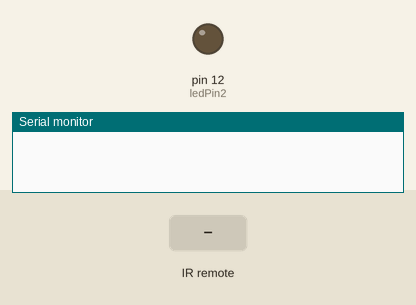
This sketch was run on a simulated Arduino Uno, built with avr-gcc and run on an emulated ATmega328P. Parts: output pins drawn as LEDs (lit = HIGH), the last lines printed to the serial monitor. Inputs (shaded band) come from the test bench.

Above: at 1.2 s.
1.3 s: infrared code 0xFD00FF received
At 1.91 s:
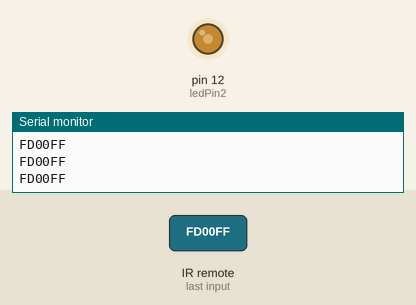
Timing chart, 0 to 10.3 s (numbered marks = the images above; inputs shaded):
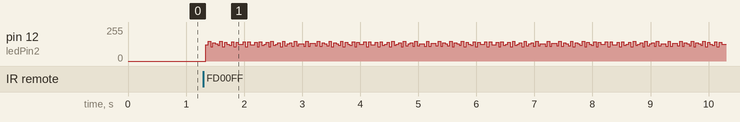

The sketch:

sketch_aug16a.ino
```cpp
#include <IRremote.h>

// Define pins
const int RECV_PIN = 11;
const int ledPin2 = 12;


// Remote control's buttons
const unsigned long Button_Power = 0xFD00FF;

// Define varables
boolean ledState = LOW;
boolean ledState2 = HIGH;
IRrecv irrecv(RECV_PIN);
decode_results results;

void setup(){
  Serial.begin(9600);
  irrecv.enableIRIn();
  pinMode(ledPin2,OUTPUT);

  digitalWrite(ledPin2, ledState);
  }
//}
void loop() {
  if (irrecv.decode(&results)) {
    Serial.println(results.value, HEX);

//if (when the signal is decoded) it is case power button then the pin motorPin recives power to power the motor

    switch (results.value){
      case Button_Power:
        ledState = !ledState;
        digitalWrite(ledPin2, ledState);
     }
  }
}
 /*       ledState = !ledState;
        digitalWrite(ledPin2, ledState);
        }
}


/*          break;
      }

    irrecv.resume();
  }
}*/
```

Measured:
- after the input at 1.3 s, pin 12 (ledPin2): 0/255 → 121/255 at once, then moves between 106/255 and 149/255, repeating every 2.1 s
